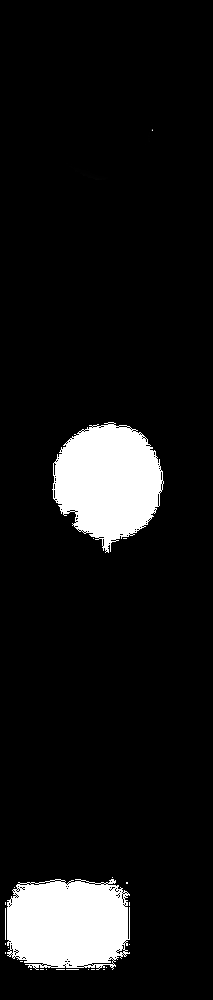
#> input picture 02.png, 213 x 1000 px, shrunk from 900 x 4217 before the run, found by its file name
$ python bubble_paths.py
#> lines starting #> are read from the running program, lines starting #| are printed output that depends on the picture; after the words box and inside, x2 and y2 are one past the last pixel; in counts of white or black regions, pixels touching at a corner belong together
import cv2
import numpy as np
import json
import os

# المسار الحالي (نفس مجلد السكربت)
script_dir = os.path.dirname(os.path.abspath(__file__))

# اسم الصورة الهدف (يمكن تغييره لاحقًا حسب الحاجة)
png_path = os.path.join(script_dir, "02.png")
if not os.path.exists(png_path):
    raise FileNotFoundError("لم يتم العثور على الملف 02.png في نفس مجلد السكربت")

# قراءة PNG الشفافة
im = cv2.imread(png_path, cv2.IMREAD_UNCHANGED)
#> im is the input picture: shape (1000, 213, 4); mean B, G, R, A 23.4, 23.4, 23.4, 32.3
if im is None:
    raise RuntimeError("فشل في قراءة الصورة: {}".format(png_path))

# التأكد من وجود قناة ألفا
if im.shape[2] < 4:
    raise ValueError("الصورة لا تحتوي على قناة ألفا (RGBA)")

alpha = im[:, :, 3]
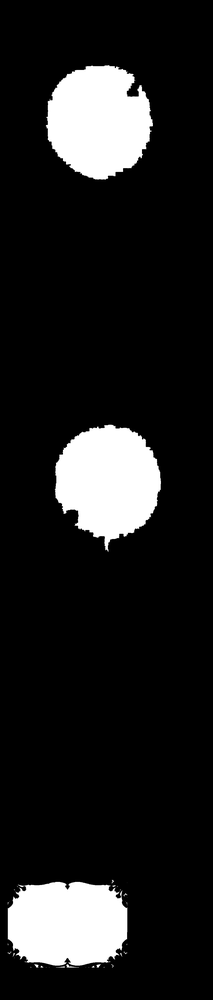
#> alpha: shape (1000, 213); min 0, max 255, mean 32.3
_, binary = cv2.threshold(alpha, 10, 255, cv2.THRESH_BINARY)
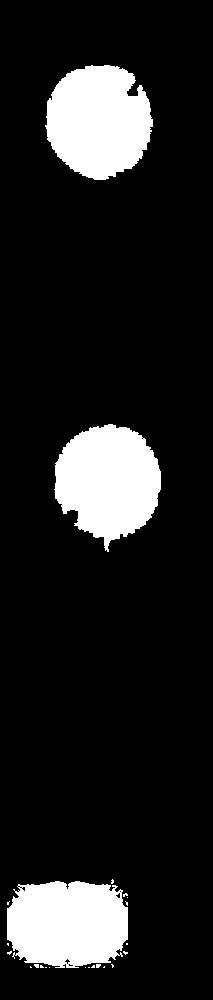
#> binary: shape (1000, 213); 13.1% white; 23 white regions (20 under 20 px)

contours, _ = cv2.findContours(binary, cv2.RETR_EXTERNAL, cv2.CHAIN_APPROX_SIMPLE)
#> contours = 23 contours, 20 with area under 20; largest, box (x1, y1, x2, y2) and area: (54, 424, 161, 552) 9258, (45, 65, 153, 180) 9234, (7, 881, 128, 968) 8706

# حفظ كل الفقاعات في JSON بصيغة [{x,y}, ...]
all_bubbles = []
for cnt in contours:
    bubble = [{"x": int(p[0][0]), "y": int(p[0][1])} for p in cnt]
    all_bubbles.append(bubble)
#> this loop made 23 passes
#> cnt on passes 1, 2, 3, 4, 5, 6, 7, 8, 14, 15, 18: [[88, 967], [89, 967]], [[85, 967]], [[49, 967]], [[45, 967], [46, 967]], [[104, 966], [103, 967], [104, 967]], [[30, 966], [30, 967], [31, 967]], [[93, 965], [91, 967], [94, 967], [94, 965]], [[40, 965], [40, 967], [43, 967], [41, 965]], [[126, 943], [126, 944], [127, 944], [127, 943]], [[7, 943], [7, 944], [8, 945], [8, 943]], [[127, 897]]
#> after the loop, all_bubbles = 23 items

json_path = os.path.join(script_dir, "bubbles.json")
with open(json_path, "w", encoding="utf-8") as f:
    json.dump(all_bubbles, f)
